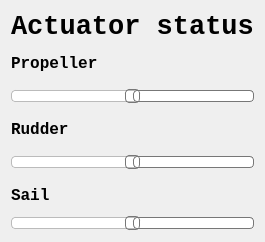
     <widget class="QWidget" name="layoutWidget">
      <property name="geometry">
       <rect>
        <x>740</x>
        <y>410</y>
        <width>258</width>
        <height>242</height>
       </rect>
      </property>
      <layout class="QVBoxLayout" name="verticalLayout">
       <item>
        <widget class="QLabel" name="lblActuatorStatus">
         <property name="font">
          <font>
           <family>Liberation Mono</family>
           <pointsize>20</pointsize>
           <weight>75</weight>
           <bold>true</bold>
          </font>
         </property>
         <property name="text">
          <string>Actuator status</string>
         </property>
        </widget>
       </item>
       <item>
        <widget class="QLabel" name="label_3">
         <property name="font">
          <font>
           <family>Liberation Mono</family>
           <pointsize>12</pointsize>
           <weight>75</weight>
           <bold>true</bold>
          </font>
         </property>
         <property name="text">
          <string>Propeller</string>
         </property>
        </widget>
       </item>
       <item>
        <widget class="QSlider" name="slidePropeller">
         <property name="styleSheet">
          <string notr="true">QSlider::groove:horizontal {
border: 1px solid #bbb;
background: white;
height: 10px;
border-radius: 4px;
}


QSlider::add-page:horizontal {
background: #fff;
border: 1px solid #777;
height: 10px;
border-radius: 4px;
}

QSlider::handle:horizontal {
background: qlineargradient(x1:0, y1:0, x2:1, y2:1,
    stop:0 #eee, stop:1 #ccc);
border: 1px solid #777;
width: 13px;
margin-top: -2px;
margin-bottom: -2px;
border-radius: 4px;
}

QSlider::handle:horizontal:hover {
background: qlineargradient(x1:0, y1:0, x2:1, y2:1,
    stop:0 #fff, stop:1 #ddd);
border: 1px solid #444;
border-radius: 4px;
}

QSlider::sub-page:horizontal:disabled {
background: #bbb;
border-color: #999;
}

QSlider::add-page:horizontal:disabled {
background: #eee;
border-color: #999;
}

QSlider::handle:horizontal:disabled {
background: #eee;
border: 1px solid #aaa;
border-radius: 4px;
}</string>
         </property>
         <property name="minimum">
          <number>-127</number>
         </property>
         <property name="maximum">
          <number>127</number>
         </property>
         <property name="value">
          <number>0</number>
         </property>
         <property name="sliderPosition">
          <number>0</number>
         </property>
         <property name="orientation">
          <enum>Qt::Horizontal</enum>
         </property>
         <property name="invertedAppearance">
          <bool>false</bool>
         </property>
         <property name="tickPosition">
          <enum>QSlider::TicksBothSides</enum>
         </property>
         <property name="tickInterval">
          <number>123</number>
         </property>
        </widget>
       </item>
       <item>
        <widget class="QLabel" name="label_4">
         <property name="font">
          <font>
           <family>Liberation Mono</family>
           <pointsize>12</pointsize>
           <weight>75</weight>
           <bold>true</bold>
          </font>
         </property>
         <property name="text">
          <string>Rudder</string>
         </property>
        </widget>
       </item>
       <item>
        <widget class="QSlider" name="slideRudder">
         <property name="styleSheet">
          <string notr="true">QSlider::groove:horizontal {
border: 1px solid #bbb;
background: white;
height: 10px;
border-radius: 4px;
}


QSlider::add-page:horizontal {
background: #fff;
border: 1px solid #777;
height: 10px;
border-radius: 4px;
}

QSlider::handle:horizontal {
background: qlineargradient(x1:0, y1:0, x2:1, y2:1,
    stop:0 #eee, stop:1 #ccc);
border: 1px solid #777;
width: 13px;
margin-top: -2px;
margin-bottom: -2px;
border-radius: 4px;
}

QSlider::handle:horizontal:hover {
background: qlineargradient(x1:0, y1:0, x2:1, y2:1,
    stop:0 #fff, stop:1 #ddd);
border: 1px solid #444;
border-radius: 4px;
}

QSlider::sub-page:horizontal:disabled {
background: #bbb;
border-color: #999;
}

QSlider::add-page:horizontal:disabled {
background: #eee;
border-color: #999;
}

QSlider::handle:horizontal:disabled {
background: #eee;
border: 1px solid #aaa;
border-radius: 4px;
}</string>
         </property>
         <property name="minimum">
          <number>-127</number>
         </property>
         <property name="maximum">
          <number>127</number>
         </property>
         <property name="sliderPosition">
          <number>0</number>
         </property>
         <property name="orientation">
          <enum>Qt::Horizontal</enum>
         </property>
         <property name="invertedAppearance">
          <bool>false</bool>
         </property>
         <property name="tickPosition">
          <enum>QSlider::TicksBothSides</enum>
         </property>
        </widget>
       </item>
       <item>
        <widget class="QLabel" name="label_5">
         <property name="font">
          <font>
           <family>Liberation Mono</family>
           <pointsize>12</pointsize>
           <weight>75</weight>
           <bold>true</bold>
          </font>
         </property>
         <property name="text">
          <string>Sail</string>
         </property>
        </widget>
       </item>
       <item>
        <widget class="QSlider" name="slideSail">
         <property name="styleSheet">
          <string notr="true">QSlider::groove:horizontal {
border: 1px solid #bbb;
background: white;
height: 10px;
border-radius: 4px;
}


QSlider::add-page:horizontal {
background: #fff;
border: 1px solid #777;
height: 10px;
border-radius: 4px;
}

QSlider::handle:horizontal {
background: qlineargradient(x1:0, y1:0, x2:1, y2:1,
    stop:0 #eee, stop:1 #ccc);
border: 1px solid #777;
width: 13px;
margin-top: -2px;
margin-bottom: -2px;
border-radius: 4px;
}

QSlider::handle:horizontal:hover {
background: qlineargradient(x1:0, y1:0, x2:1, y2:1,
    stop:0 #fff, stop:1 #ddd);
border: 1px solid #444;
border-radius: 4px;
}

QSlider::sub-page:horizontal:disabled {
background: #bbb;
border-color: #999;
}

QSlider::add-page:horizontal:disabled {
background: #eee;
border-color: #999;
}

QSlider::handle:horizontal:disabled {
background: #eee;
border: 1px solid #aaa;
border-radius: 4px;
}</string>
         </property>
         <property name="minimum">
          <number>-127</number>
         </property>
         <property name="maximum">
          <number>127</number>
         </property>
         <property name="sliderPosition">
          <number>0</number>
         </property>
         <property name="orientation">
          <enum>Qt::Horizontal</enum>
         </property>
         <property name="invertedAppearance">
          <bool>false</bool>
         </property>
        </widget>
       </item>
      </layout>
     </widget>
